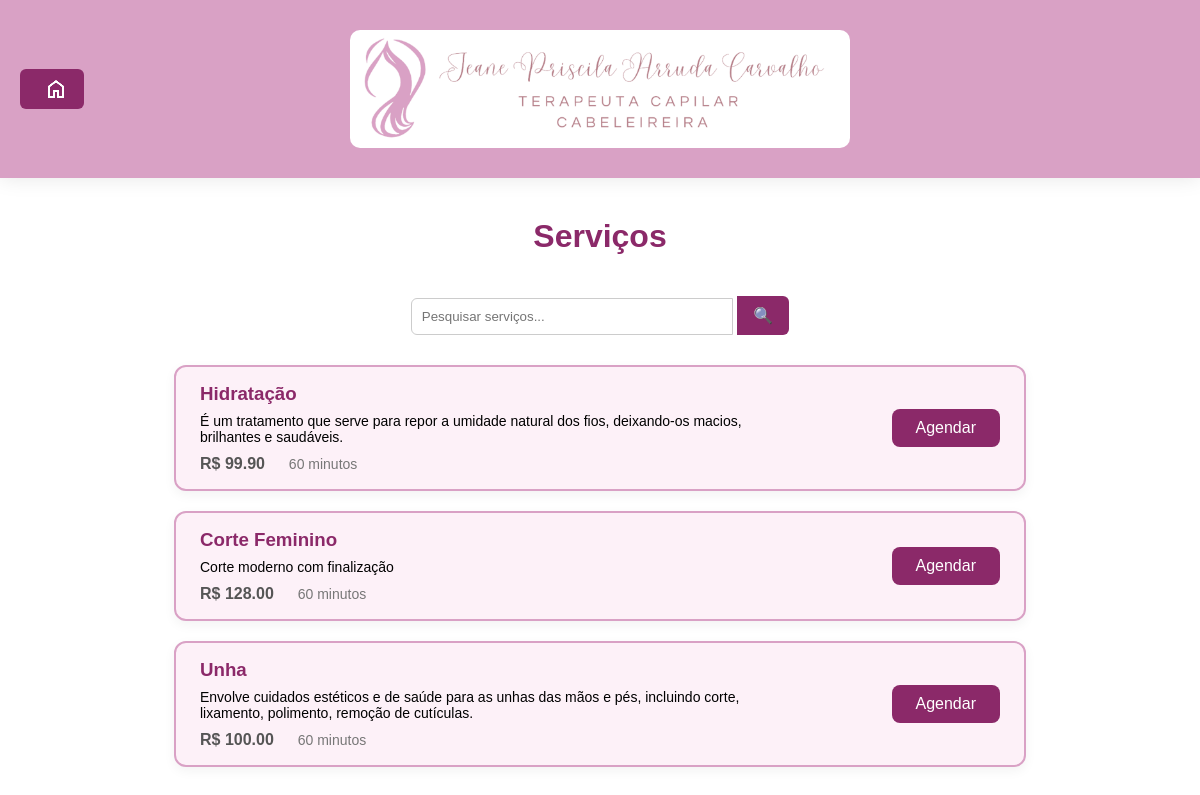
Page /servicos on the earlier database version.
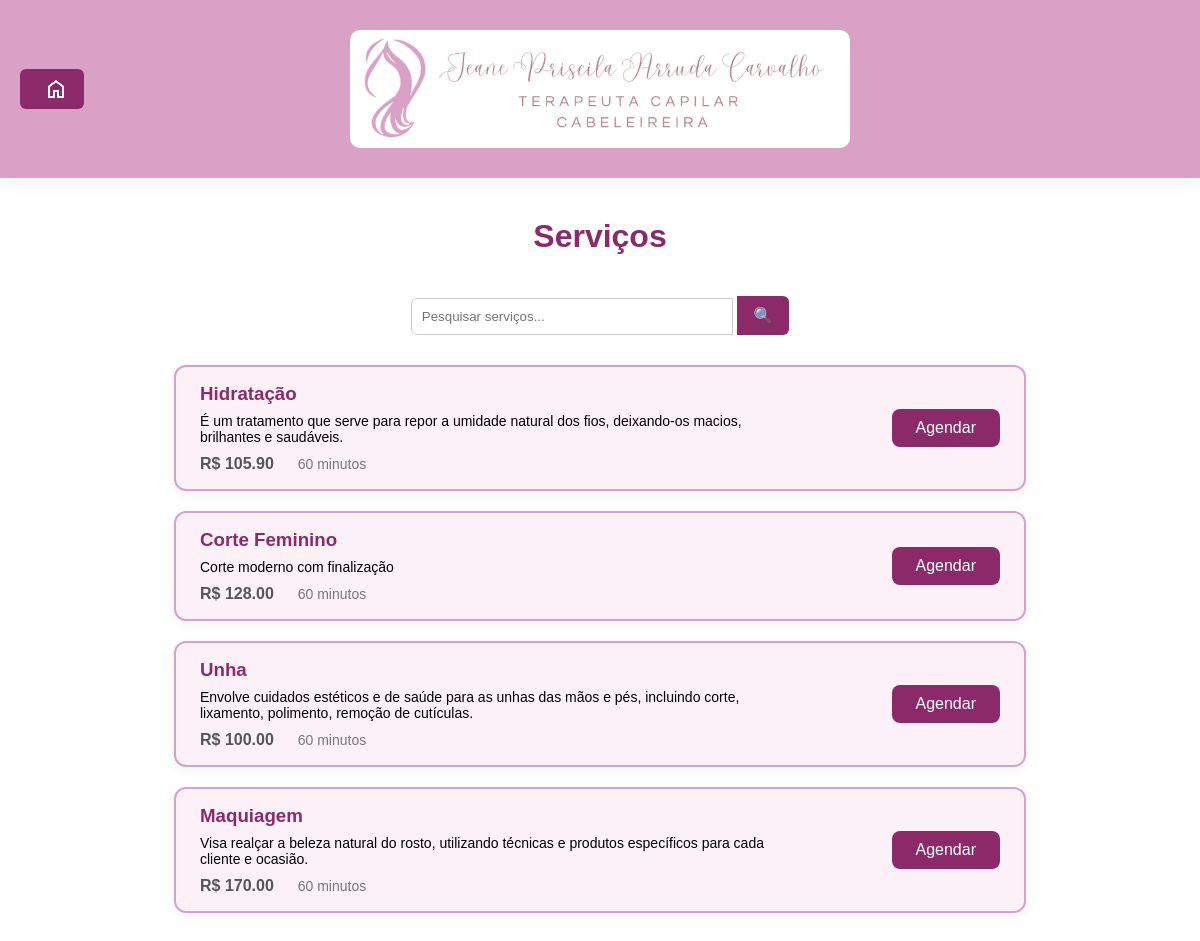
Same page on the later database version.
### backend/models.py (models this page shows)
class Servico(db.Model):
    __tablename__ = 'servicos'
    idServico = db.Column(db.Integer, primary_key=True)
    nome = db.Column(db.String(100), nullable=False)
    descricao = db.Column(db.Text, nullable=True)
    preco = db.Column(db.Numeric(10, 2), nullable=False)
    duracao = db.Column(db.Integer, nullable=False)
    profissional_servicos = db.relationship('ProfissionalServico', back_populates='servico', lazy=True)

### backend/views.py (the view)
@app.route('/servicos')
def listar_servicos():
    servicos = Servico.query.all()
    return render_template('servicos.html', servicos=servicos)

### templates/servicos.html (shortened to what this page needs)
<!DOCTYPE html>
<html lang="pt-br">
<head>
  <link rel="stylesheet" href="/static/css/style-servicos.css" />
  <link rel="stylesheet" href="/static/css/style-btnInicio.css" />
</head>
<body>
  <header>
    <div class="logo">
      <img src="/static/img/LogoSalao2.png" width="500px" alt="Logo do Salão">
    </div>
    <a class="btn-inicio" href="{{ url_for('cliente_inicio') }}">
       <img src="/static/img/home.png" alt="Página Inicial">
    </a>
  </header>
  <main>
    <h1>Serviços</h1>
    <div class="search-container">
      <form onsubmit="return false;">
        <input type="text" id="searchInput" placeholder="Pesquisar serviços...">
        <button type="button">🔍</button>
      </form>
    </div>
    <div class="lista-servicos" id="listaServicos">
      {% if servicos %}
        {% for servico in servicos %}
          <div class="servico">
            <div class="info-servico">
              <h3 class="servico-nome">{{ servico.nome }}</h3>
              <p>{{ servico.descricao }}</p>
              <div class="detalhes">
                <span class="preco">R$ {{ servico.preco }}</span>
                <span class="duracao">{{ servico.duracao }} minutos</span>
              </div>
            </div>
            {% if current_user.is_authenticated %}
              <a href="{{ url_for('escolher_profissional', servico_id=servico.idServico) }}">
                <button class="btn-agendar">Agendar</button>
              </a>
            {% else %}
              <a href="{{ url_for('login') }}?next={{ request.path }}" onclick="alert('Você precisa estar logado para agendar um serviço!')">
                <button class="btn-agendar">Agendar</button>
              </a>
            {% endif %}
          </div>
        {% endfor %}
      {% else %}
        <p>Nenhum serviço encontrado.</p>
      {% endif %}
    </div>
  </main>
</body>
</html>

Differences in the rows shown:
changed Servico "Hidratação": preco "99.90" → "105.90"
added Servico: nome "Maquiagem", descricao "Visa realçar a beleza natural do rosto, utilizando técnicas e produtos específicos para cada cliente e ocasião.", preco "170.00", duracao "60"
